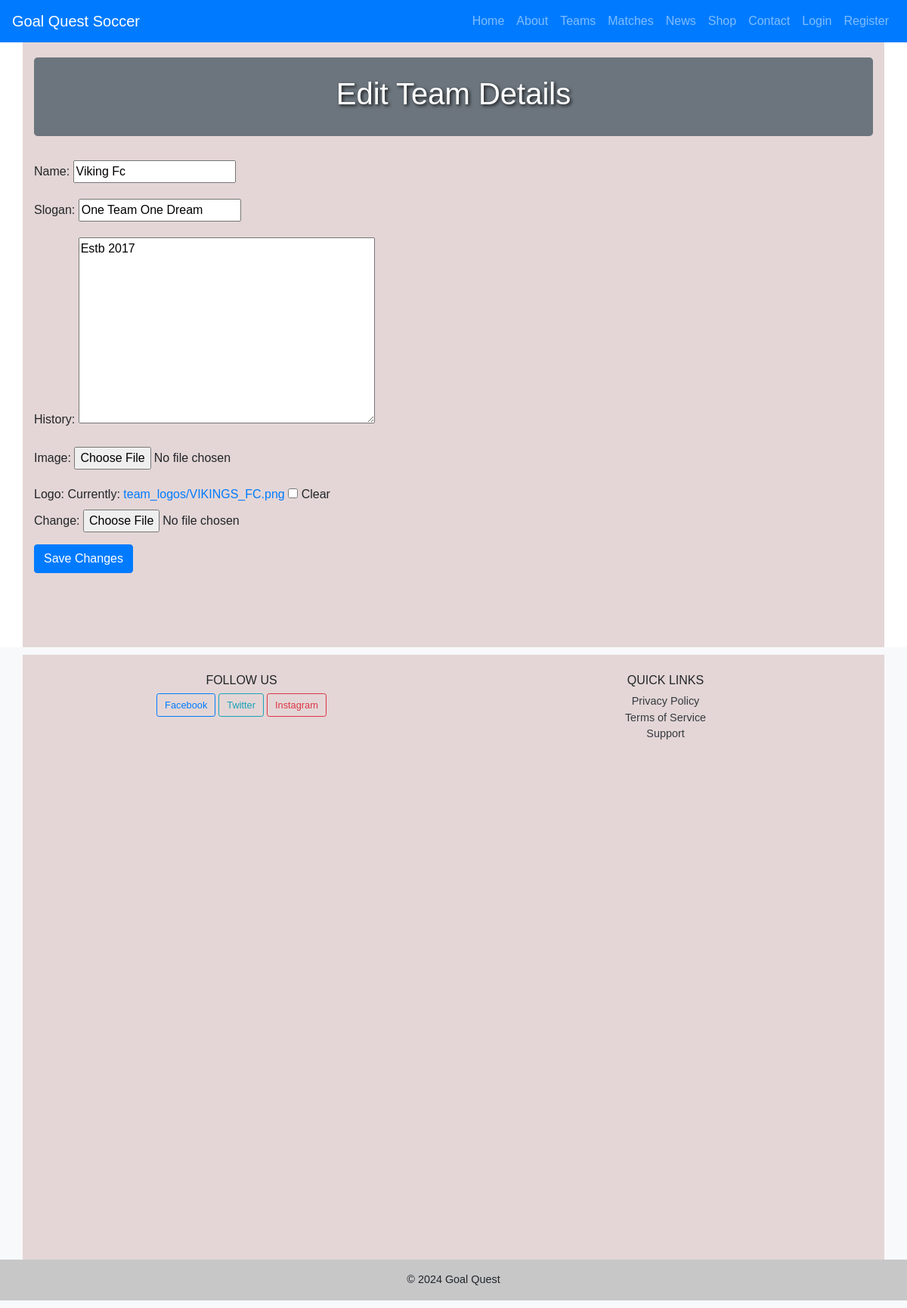
The app's page /team/1/edit/ with its own data.
### QuestApp/models.py (models this page shows, shortened)
class Team(models.Model):
    name = models.CharField(max_length=100)
    slogan = models.CharField(max_length=255)
    history = models.TextField()
    image = models.ImageField(upload_to='team_images/', null=True, blank=True)
    coaches = models.ManyToManyField('Coach')
    logo = models.ImageField(upload_to='team_logos/', null=True, blank=True)
    players = models.ManyToManyField('Player')
    achievements = models.ManyToManyField('Achievement')
    photos = models.ManyToManyField('Photo', related_name='team_photos')
    upcoming_matches = models.ManyToManyField('Match', related_name='upcoming_matches')
    news = models.ManyToManyField('News')

### QuestApp/views.py (the view)
# urls.py: path('team/<int:team_id>/edit/', views.edit_team, name='edit_team'),
def edit_team(request, team_id):
    team = get_object_or_404(Team, pk=team_id)
    if request.method == 'POST':
        form = TeamForm(request.POST, request.FILES, instance=team)
        if form.is_valid():
            form.save()
            return redirect('team_profile', team_id=team_id)
    else:
        form = TeamForm(instance=team)
    return render(request, 'edit_team.html', {'form': form, 'team': team})

### QuestApp/forms.py
class TeamForm(forms.ModelForm):
    class Meta:
        model = Team
        fields = ['name', 'slogan', 'history', 'image', 'logo']

### templates/edit_team.html (shortened to what this page needs)
{% extends 'base.html' %}
{% load static %}
{% block content %}
<div class="container">
    <div class="jumbotron text-center bg-secondary text-white py-4">
        <h1>Edit Team Details</h1>
    </div>
    <form method="post" enctype="multipart/form-data">
        {{ form.as_p }}
        <button type="submit" class="btn btn-primary">Save Changes</button>
    </form>
</div>
{% endblock %}

### static/style.css (style rules this page uses)
body { font-family: 'Arial', sans-serif; }
.jumbotron { background-size: cover; background-position: center; color: white; text-shadow: 2px 2px 4px rgba(0, 0, 0, 0.8); }
.container { min-height: 100vh; padding-top: 20px; padding-bottom: 20px; background: rgb(228, 214, 214); backdrop-filter: blur(10px); }

### records on screen
Team: name "Viking Fc", slogan "One Team One Dream", history "Estb 2017"
